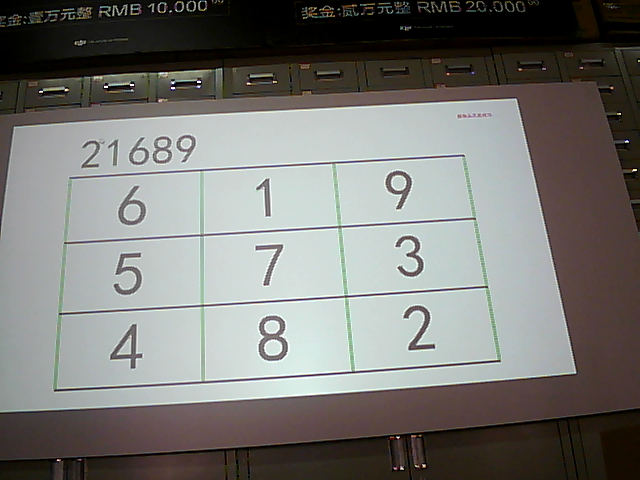
#> input picture PadPass/0_21689_619573482.jpg, 640 x 480 px, given in place of 20170313_143106.mp4, which was not available
$ python wurenji3.py   (Python 2 division)   (older library calls are emulated)
#> lines starting #> are read from the running program, lines starting #| are printed output that depends on the picture; after the words box and inside, x2 and y2 are one past the last pixel; in counts of white or black regions, pixels touching at a corner belong together; pictures that were not available may be replaced by others from this repository, and a replacement may not be noted
import cv2
import numpy as np
cap=cv2.VideoCapture("/Users/wzq/Downloads/20170313_143106.mp4")

while True:
    success, frame = cap.read()
#> frame is the input picture: shape (480, 640, 3); mean B, G, R 116.8, 120.3, 120.9
    edged = cv2.Canny(frame, 500, 2000, apertureSize=5)
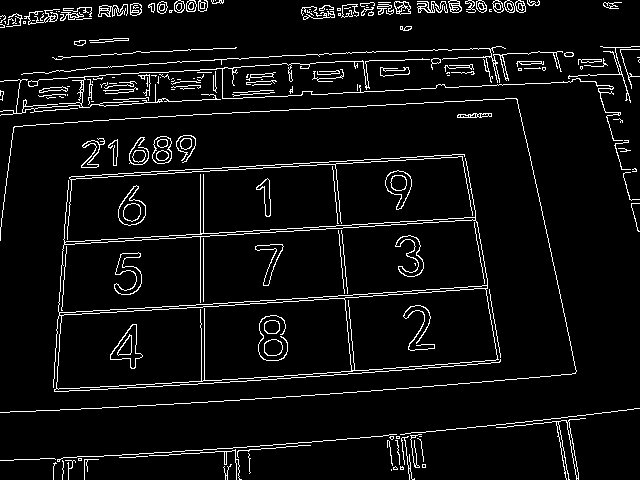
#> edged: shape (480, 640); 5.8% white in thin lines or dots
    contours, hierarchy = cv2.findContours(edged.copy(), cv2.RETR_TREE, cv2.CHAIN_APPROX_SIMPLE)
#> contours = 330 contours, 202 with area under 20; largest, box (x1, y1, x2, y2) and area: (53, 158, 501, 392) 62548, (58, 219, 488, 313) 28564, (56, 298, 352, 390) 21411, (344, 288, 498, 371) 10516, (59, 285, 488, 316) 1031
    count = 0
    hasfind=0
    for i in contours:
        x, y, w, h = cv2.boundingRect(i)
        if w<200 or h<200:
            continue
        #print w,h
        #cv2.rectangle(frame, (x, y), (x + w, y + h), (0, 0, 255), 2)

        frame1 = cv2.GaussianBlur(frame[y:y+h,x:x+w], (5, 5), 1)
        hsv = cv2.cvtColor(frame1, cv2.COLOR_BGR2HSV)
        lower_red = np.array([90, 90, 90])
        upper_red = np.array([255, 255, 255])
        mask = cv2.inRange(hsv, lower_red, upper_red)
        mask = cv2.GaussianBlur(mask, (5, 5), 1)
#> (the run stopped early here; a loop or call above may not have finished)

$ run again, on PadPass/0_48977_148796235.jpg
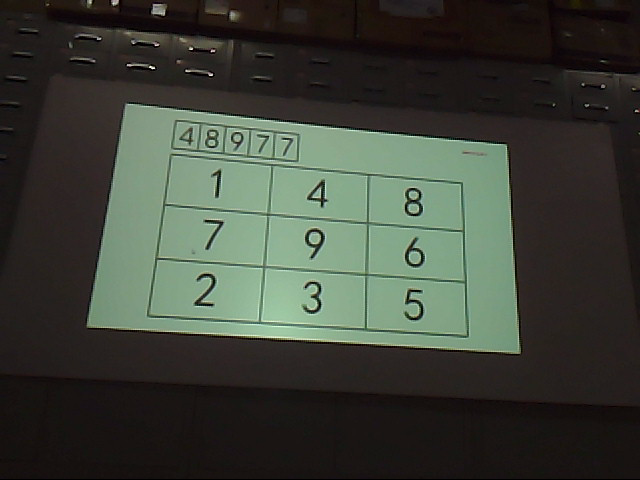
#> input picture PadPass/0_48977_148796235.jpg, 640 x 480 px, given in place of 20170313_143106.mp4, which was not available
#> frame is the input picture: shape (480, 640, 3); mean B, G, R 56.4, 65.8, 61.2
#> `edged = cv2.Canny(frame, 500, 2000, apertureSize=5)`:
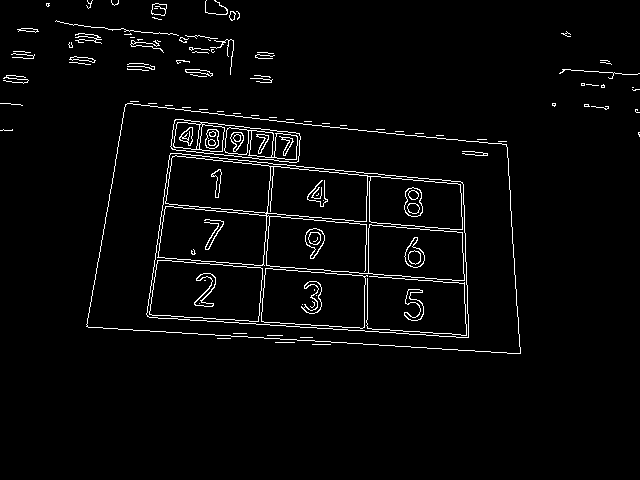
#> edged: shape (480, 640); 3% white in thin lines or dots, all inside (x1, y1, x2, y2) = (0, 0, 640, 354)
#> contours = 172 contours, 97 with area under 20; largest, box (x1, y1, x2, y2) and area: (86, 103, 521, 354) 88241, (86, 103, 521, 354) 88239, (146, 153, 469, 338) 49288, (146, 153, 469, 338) 49286, (157, 155, 465, 281) 23520
